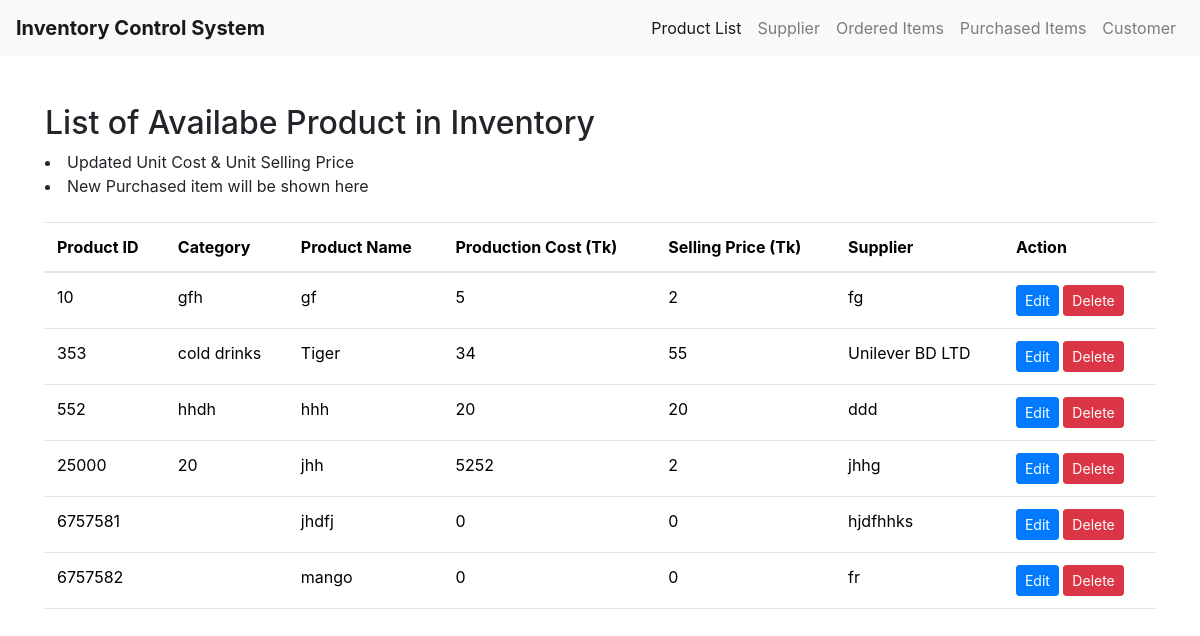
The page / on the database its author committed.
### tables this page shows
CREATE TABLE `product` (
  `id` int(20) NOT NULL,
  `category` varchar(20) NOT NULL,
  `name` varchar(20) NOT NULL,
  `productionCost` int(20) NOT NULL,
  `sellingPrice` int(20) NOT NULL,
  `supplier` varchar(20) NOT NULL
);

### index.php (the view, shortened to what this page needs)
<!DOCTYPE html>
<html lang="en">
<head>
    <link rel="stylesheet" href="https://cdn.jsdelivr.net/npm/bootstrap@5.3.3/dist/css/bootstrap.min.css">
</head>
<body>
    <header>
        <?php include 'navbar.php'; ?>
    </header>
    <div class="container my-5">
        <h2>List of Availabe Product in Inventory</h2>
        <li>Updated Unit Cost & Unit Selling Price</li>
        <li>New Purchased item will be shown here</li>
        <br>
        <table class="table">
            <thead>
                <tr>
                    <th>Product ID</th>
                    <th>Category</th>
                    <th>Product Name</th>
                    <th>Production Cost (Tk)</th>
                    <th>Selling Price (Tk)</th>
                    <th>Supplier</th>
                    <th>Action</th>
                </tr>
            </thead>
            <tbody>
                <?php
$servername = "localhost";
$username = "root";
$password = "";
$database = "inventory";
$connection = new mysqli($servername, $username, $password, $database);
$sql="SELECT *FROM product";
$result = $connection->query($sql);
while($row = $result->fetch_assoc()){
	echo "
	<tr>
	 <td>$row[id]</td>
	 <td>$row[category]</td>
	 <td>$row[name]</td>
	 <td>$row[productionCost]</td>
	 <td>$row[sellingPrice]</td>
	 <td>$row[supplier]</td>
	 <td>
		<a class='btn btn-primary btn-sm' href='/inventory/edit.php?id=$row[id]' >Edit</a>
		<a class='btn btn-danger btn-sm' href='/inventory/delete.php?id=$row[id]' >Delete</a>
	 </td>
    </tr>
	";
}
?>
            </tbody>
        </table>
    </div>
</body>
</html>

### rows shown on the page
product: id "10", category "gfh", name "gf", productionCost "5", sellingPrice "2", supplier "fg"
product: id "353", category "cold drinks", name "Tiger", productionCost "34", sellingPrice "55", supplier "Unilever BD LTD"
product: id "552", category "hhdh", name "hhh", productionCost "20", sellingPrice "20", supplier "ddd"
product: id "25000", category "20", name "jhh", productionCost "5252", sellingPrice "2", supplier "jhhg"
product: id "6757581", name "jhdfj", productionCost "0", sellingPrice "0", supplier "hjdfhhks"
product: id "6757582", name "mango", productionCost "0", sellingPrice "0", supplier "fr"
